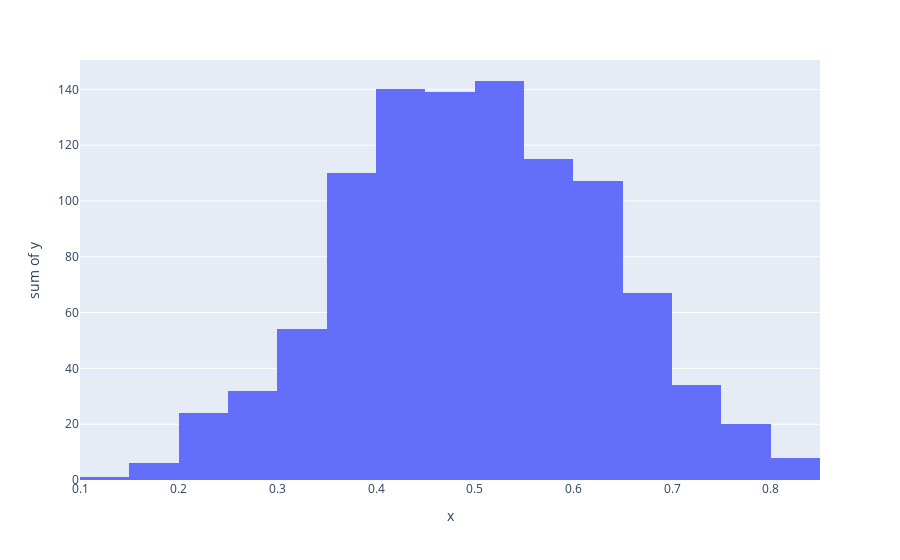

Notebook code for this chart:
### Code cell
# Изучение центральной предельной теоремы на Python
# Выборочные средние равномерного распределения образуют нормальное распределение
import random
import plotly.express as px
sample_size = 31
sample_count = 1000
# Центральная предельная теорема в действии:
# 1000 выборок, в каждой из которых по 31 случайному значению
# в диапазоне от 0 до 1
x_values = [(sum([random.uniform(0.0, 1.0)
        for i in range(sample_size)]) / sample_size)
            for _ in range(sample_count)]
y_values = [1 for _ in range(sample_count)]
px.histogram(x=x_values, y = y_values, nbins=20).show()

### Figure 1 — Plotly figure (JSON) as saved in the notebook; plotly's stock layout.template omitted (floating-point values rounded to 4 significant figures; data arrays with more than 128 entries replaced by an {"elided": "..."} marker saying what was removed)
{"data": [{"bingroup": "x", "histfunc": "sum", "hovertemplate": "x=%{x}<br>sum of y=%{y}<extra></extra>", "legendgroup": "", "marker": {"color": "#636efa", "pattern": {"shape": ""}}, "name": "", "nbinsx": 20, "orientation": "v", "showlegend": false, "type": "histogram", "x": {"elided": "1000 float values"}, "xaxis": "x", "y": {"elided": "1000 int values"}, "yaxis": "y"}], "layout": {"barmode": "relative", "legend": {"tracegroupgap": 0}, "margin": {"t": 60}, "xaxis": {"anchor": "y", "domain": [0, 1], "title": {"text": "x"}}, "yaxis": {"anchor": "x", "domain": [0, 1], "title": {"text": "sum of y"}}}}
